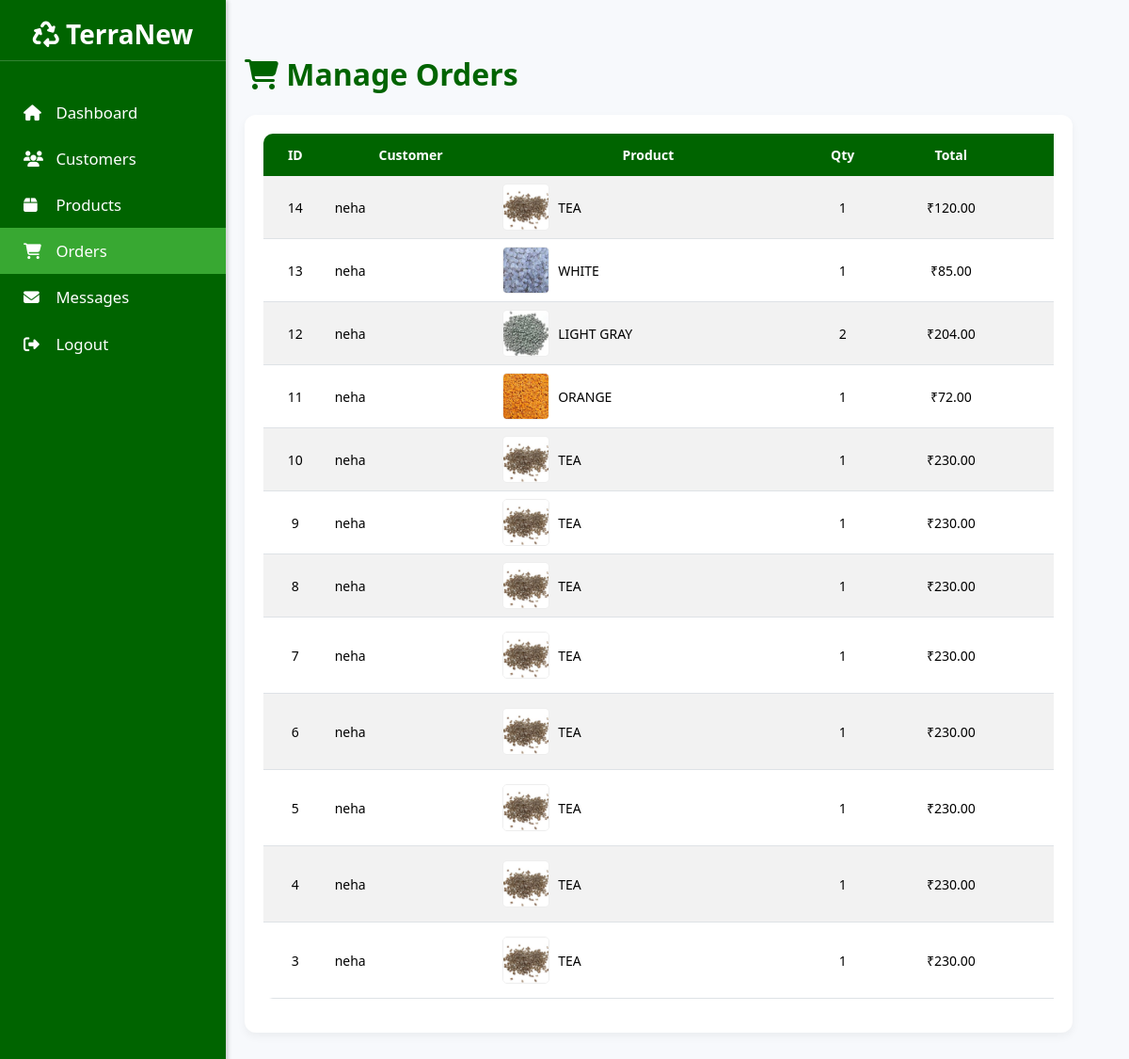
/admin/orders.php (signed in), run on the app's committed database.
### tables this page shows
CREATE TABLE `orders_new` (
  `id` int(11) NOT NULL,
  `customer_id` int(11) NOT NULL,
  `product_id` int(11) NOT NULL,
  `quantity` int(11) NOT NULL,
  `total_price` decimal(10,2) NOT NULL,
  `payment_method` varchar(50) DEFAULT NULL,
  `status` varchar(50) DEFAULT 'Pending',
  `created_at` timestamp NOT NULL DEFAULT CURRENT_TIMESTAMP
);

CREATE TABLE `customers` (
  `id` int(11) NOT NULL,
  `fullname` varchar(150) NOT NULL,
  `email` varchar(150) NOT NULL,
  `password` varchar(255) NOT NULL,
  `phone` varchar(30) DEFAULT NULL,
  `wallet` decimal(10,2) NOT NULL DEFAULT '0.00',
  `status` enum('active','inactive') NOT NULL DEFAULT 'active',
  `wallet_balance` decimal(10,2) NOT NULL DEFAULT '0.00'
);

CREATE TABLE `recycled_products` (
  `id` int(11) NOT NULL,
  `name` varchar(150) NOT NULL,
  `grade` enum('Recycled','Virgin') NOT NULL DEFAULT 'Recycled',
  `description` text,
  `category` enum('PET','HDPE') NOT NULL,
  `price` decimal(10,2) NOT NULL,
  `image` varchar(255) DEFAULT NULL,
  `created_at` timestamp NOT NULL DEFAULT CURRENT_TIMESTAMP
);

### admin/orders.php (the view, shortened to what this page needs)
<?php
include "header.php";
include "config.php";
$query = "SELECT o.*,
                 p.name AS product_name,
                 p.image,
                 c.fullname AS customer_name,
                 pd.fullname AS purchaser_name,
                 pd.email AS purchaser_email,
                 pd.phone AS purchaser_phone,
                 pd.address AS purchaser_address,
                 pd.payment_method
           FROM orders_new o
           JOIN recycled_products p ON o.product_id = p.id
           JOIN customers c ON o.customer_id = c.id
           LEFT JOIN purchase_details pd ON o.id = pd.purchase_id
           ORDER BY o.created_at DESC";
$result = mysqli_query($con, $query);
?>
<!DOCTYPE html>
<html lang="en">
<head>
<link href="https://cdn.jsdelivr.net/npm/bootstrap@5.3.3/dist/css/bootstrap.min.css" rel="stylesheet">
<link href="https://cdnjs.cloudflare.com/ajax/libs/font-awesome/6.5.0/css/all.min.css" rel="stylesheet">
</head>
<body>
<div class="sidebar">
    <h3 class="text-center mb-4"><i class="fa-solid fa-recycle"></i> TerraNew</h3>
    <a href="admin_dashboard.php"><i class="fa fa-home"></i> Dashboard</a>
    <a href="customers.php"><i class="fa fa-users"></i> Customers</a>
    <a href="products.php"><i class="fa fa-box"></i> Products</a>
    <a href="orders.php"><i class="fa fa-shopping-cart"></i> Orders</a>
    <a href="contact_messages.php"><i class="fa fa-envelope"></i> Messages</a>
    <a href="logout.php"><i class="fa fa-sign-out-alt"></i> Logout</a>
</div>
<div class="content">
    <h2 class="mb-4"><i class="fa fa-shopping-cart"></i> Manage Orders</h2>
    <?php if (mysqli_num_rows($result) > 0) { ?>
        <div class="table-card-container">
            <div class="table-responsive">
                <table class="table table-striped table-hover">
                    <thead>
                        <tr>
                            <th>ID</th>
                            <th>Customer</th>
                            <th>Product</th>
                            <th>Qty</th>
                            <th>Total</th>
                            <th>Date</th>
                        </tr>
                    </thead>
                    <tbody>
                        <?php while ($row = mysqli_fetch_assoc($result)) {
                            $imgPath = $row['image'] ? "../images/".$row['image'] : "../images/placeholder.png";
                        ?>
                        <tr>
                            <td><?php echo $row['id']; ?></td>
                            <td class="text-start"><?php echo $row['customer_name']; ?></td>
                            <td class="text-start">
                                <img src="<?php echo $imgPath; ?>" alt="" width="40" height="40" style="border-radius:5px; margin-right:6px;">
                                <span style="vertical-align: middle;"><?php echo $row['product_name']; ?></span>
                            </td>
                            <td><?php echo $row['quantity']; ?></td>
                            <td>₹<?php echo number_format($row['total_price'], 2); ?></td>
                            <td><?php echo date('Y-m-d', strtotime($row['created_at'])); ?></td>
                        </tr>
                        <?php } ?>
                    </tbody>
                </table>
            </div>
        </div>
    <?php } else { ?>
        <div class="alert alert-warning">⚠ No orders found.</div>
    <?php } ?>
</div>
</body>
</html>

### admin/header.php (shortened to what this page needs)
<!DOCTYPE html>
<html lang="en">
<head>
    <link href="https://cdn.jsdelivr.net/npm/bootstrap@5.3.3/dist/css/bootstrap.min.css" rel="stylesheet">
    <link href="https://cdnjs.cloudflare.com/ajax/libs/font-awesome/6.5.0/css/all.min.css" rel="stylesheet">
</head>
<body>
<div class="sidebar">
    <h3 class="text-center mb-4"><i class="fa-solid fa-recycle"></i> Admin</h3>
    <a href="admin_dashboard.php"><i class="fa fa-home"></i> Dashboard</a>
    <a href="customers.php"><i class="fa fa-users"></i> Customers</a>
    <a href="products.php"><i class="fa fa-box"></i> Products</a>
    <a href="orders.php"><i class="fa fa-shopping-cart"></i> Orders</a>
    <a href="contact_messages.php"><i class="fa fa-envelope"></i> Messages</a>
    <a href="logout.php"><i class="fa fa-sign-out"></i> Logout</a>
</div>
<div class="content">

### admin/header.php (style rules this page uses)
body { background:#f1f1f1; margin:0; }
.sidebar { position:fixed; left:0; top:0; height:100%; width:220px; background:#006400; color:#fff; padding-top:20px; }
.sidebar a { display:block; padding:12px 20px; color:#fff; text-decoration:none; }
.content { margin-left:220px; padding:20px; }

### admin/orders.php (style rules this page uses)
:root { --tn-primary-green: #006400; --tn-light-green: #38a832; --tn-bg-color: #f7f9fc; --tn-card-shadow: 0 4px 10px rgba(0, 0, 0, 0.05); }
body { background: var(--tn-bg-color); font-family: 'Segoe UI', Tahoma, Geneva, Verdana, sans-serif; }
.sidebar { position: fixed; left: 0; top: 0; height: 100%; width: 240px; background: var(--tn-primary-green); color: #fff; padding-top: 20px; box-shadow: 2px 0 5px rgba(0, 0, 0, 0.1); z-index: 1000; }
.sidebar h3 { font-weight: 700; margin-bottom: 30px !important; padding-bottom: 10px; border-bottom: 1px solid rgba(255, 255, 255, 0.2); }
.sidebar a { display: block; padding: 12px 25px; color: #fff; text-decoration: none; font-size: 1.05rem; transition: background 0.3s, padding-left 0.3s; }
.sidebar a i { margin-right: 10px; width: 20px; }
.sidebar a[href="orders.php"] { background: var(--tn-light-green); }
.content { margin-left: 100px; padding: 30px; }
h2 { color: var(--tn-primary-green); font-weight: 600; margin-bottom: 20px; }
.table-card-container { background: #fff; padding: 20px; border-radius: 12px; box-shadow: var(--tn-card-shadow); margin-bottom: 20px; }
.table-responsive { overflow-x: auto; }
table { width: 100%; margin-bottom: 0; min-width: 1400px; font-size: 14px; border-radius: 10px; overflow: hidden; }
.table thead th { background: var(--tn-primary-green); color: #fff; font-weight: 700; vertical-align: middle; text-align: center; white-space: nowrap; padding: 12px 8px; border-bottom: none; }
td { text-align: center; vertical-align: middle; white-space: nowrap; padding: 10px 8px; }
td img { width: 50px; height: 50px; object-fit: cover; border-radius: 4px; margin-right: 8px; border: 1px solid #eee; }

### data on the page
orders_new: id "14", customer.fullname "neha", recycled_products.image (picture), recycled_products.name "TEA", quantity "1", total_price "120.00"
orders_new: id "13", customer.fullname "neha", recycled_products.image (picture), recycled_products.name "WHITE", quantity "1", total_price "85.00"
orders_new: id "12", customer.fullname "neha", recycled_products.image (picture), recycled_products.name "LIGHT GRAY", quantity "2", total_price "204.00"
orders_new: id "11", customer.fullname "neha", recycled_products.image (picture), recycled_products.name "ORANGE", quantity "1", total_price "72.00"
orders_new: id "10", customer.fullname "neha", recycled_products.image (picture), recycled_products.name "TEA", quantity "1", total_price "230.00"
orders_new: id "9", customer.fullname "neha", recycled_products.image (picture), recycled_products.name "TEA", quantity "1", total_price "230.00"
orders_new: id "8", customer.fullname "neha", recycled_products.image (picture), recycled_products.name "TEA", quantity "1", total_price "230.00"
orders_new: id "7", customer.fullname "neha", recycled_products.image (picture), recycled_products.name "TEA", quantity "1", total_price "230.00"
orders_new: id "6", customer.fullname "neha", recycled_products.image (picture), recycled_products.name "TEA", quantity "1", total_price "230.00"
orders_new: id "5", customer.fullname "neha", recycled_products.image (picture), recycled_products.name "TEA", quantity "1", total_price "230.00"
orders_new: id "4", customer.fullname "neha", recycled_products.image (picture), recycled_products.name "TEA", quantity "1", total_price "230.00"
orders_new: id "3", customer.fullname "neha", recycled_products.image (picture), recycled_products.name "TEA", quantity "1", total_price "230.00"
